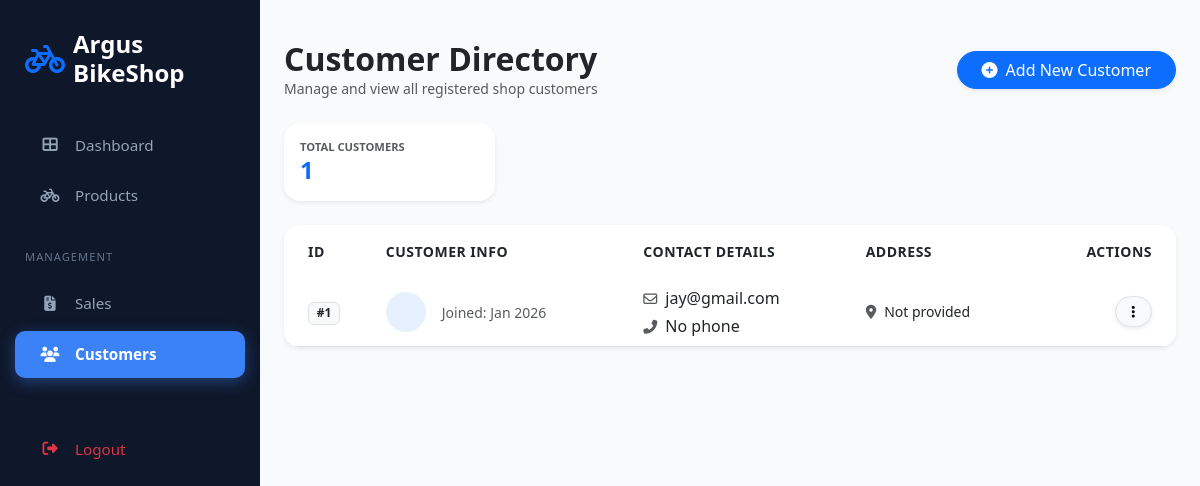
The app's page /customers/ (signed in) with its own data.
### shop/models.py (models this page shows, shortened)
class Customer(models.Model):
    user = models.OneToOneField(User, on_delete=models.CASCADE, related_name='customer_profile', null=True, blank=True)
    first_name = models.CharField(max_length=100)
    last_name = models.CharField(max_length=100)
    email = models.EmailField()
    phone = models.CharField(max_length=20)
    address = models.TextField()
    city = models.CharField(max_length=100)
    created_at = models.DateTimeField(auto_now_add=True)
    updated_at = models.DateTimeField(auto_now=True)
    class Meta:
        ordering = ['last_name', 'first_name']

### shop/views.py (the view, shortened to what this page needs)
# urls.py: path('customers/', views.customer_list_view, name='customer_list'),
@login_required
def customer_list_view(request):
    customers = Customer.objects.all()
    search = request.GET.get('search', '')
    context = {
        'customers': customers,
        'search': search,
    }
    return render(request, 'shop/customer_list.html', context)

### shop/templates/shop/customer_list.html (shortened to what this page needs)
{% extends 'base.html' %}
{% block content %}
<div class="container-fluid py-4">
    <div class="d-flex justify-content-between align-items-center mb-4">
        <div>
            <h2 class="fw-bold mb-0">Customer Directory</h2>
            <p class="text-muted small mb-0">Manage and view all registered shop customers</p>
        </div>
        <a href="{% url 'customer_create' %}" class="btn btn-primary rounded-pill px-4 shadow-sm">
            <i class="fas fa-plus-circle me-2"></i>Add New Customer
        </a>
    </div>
    <div class="row g-3 mb-4">
        <div class="col-md-3">
            <div class="card border-0 shadow-sm p-3 rounded-4 bg-white">
                <small class="text-muted text-uppercase fw-bold" style="font-size: 0.7rem;">Total Customers</small>
                <h4 class="fw-bold mb-0 text-primary">{{ customers|length }}</h4>
            </div>
        </div>
    </div>
    <div class="card border-0 shadow-sm rounded-4 overflow-hidden">
        <div class="table-responsive">
            <table class="table align-middle mb-0 table-hover">
                <thead class="bg-light">
                    <tr class="text-uppercase text-muted small">
                        <th class="ps-4 py-3">ID</th>
                        <th class="py-3">Customer Info</th>
                        <th class="py-3">Contact Details</th>
                        <th class="py-3">Address</th>
                        <th class="text-end pe-4 py-3">Actions</th>
                    </tr>
                </thead>
                <tbody>
                    {% for customer in customers %}
                    <tr>
                        <td class="ps-4">
                            <span class="badge bg-light text-dark border">#{{ customer.id }}</span>
                        </td>
                        <td>
                            <div class="d-flex align-items-center">
                                <div class="bg-primary bg-opacity-10 rounded-circle d-flex align-items-center justify-content-center me-3" style="width: 40px; height: 40px;">
                                </div>
                                <div>
                                    <small class="text-muted">Joined: {{ customer.created_at|date:"M Y"|default:"N/A" }}</small>
                                </div>
                            </div>
                        </td>
                        <td>
                            <div class="mb-1">
                                <i class="far fa-envelope me-2 text-muted small"></i>{{ customer.email }}
                            </div>
                            <div>
                                <i class="fas fa-phone-alt me-2 text-muted small"></i>{{ customer.phone|default:"No phone" }}
                            </div>
                        </td>
                        <td>
                            <div class="text-truncate small" style="max-width: 200px;" title="{{ customer.address }}">
                                <i class="fas fa-map-marker-alt me-2 text-muted"></i>{{ customer.address|default:"Not provided" }}
                            </div>
                        </td>
                        <td class="text-end pe-4">
                            <div class="dropdown">
                                <button class="btn btn-light btn-sm rounded-pill px-3 shadow-sm border" type="button" data-bs-toggle="dropdown">
                                    <i class="fas fa-ellipsis-v"></i>
                                </button>
                            </div>
                        </td>
                    </tr>
                    {% endfor %}
                </tbody>
            </table>
        </div>
    </div>
</div>
{% endblock %}

### shop/templates/base.html (style rules this page uses)
:root { --sidebar-bg: #0f172a; --sidebar-hover: rgba(255, 255, 255, 0.1); --active-blue: #3b82f6; }
body { background-color: #f8fafc; overflow-x: hidden; }

### shop/templates/shop/customer_list.html (style rules this page uses)
body { background-color: #f8fafc; }
.rounded-4 { border-radius: 1rem !important; }
.table thead th { font-weight: 700; letter-spacing: 0.5px; border-bottom: none; }
.table tbody tr { transition: background-color 0.2s ease; }

### records on screen
Customer: id "1", created_at "Jan 2026", email "jay@gmail.com", phone "No phone", address "Not provided"

### other values on screen
{{ customers|length }} "1"
